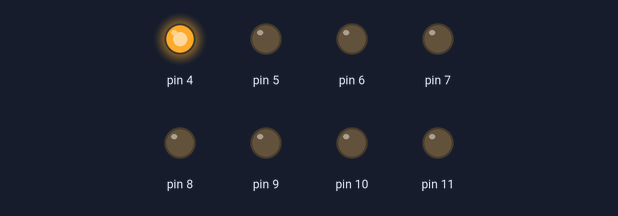
Simulated run of this sketch. Board: Arduino Uno, built with avr-gcc and run on an emulated ATmega328P. Parts: output pins drawn as LEDs (lit = HIGH).

Above: at 0.15 s.
At 1.35 s:
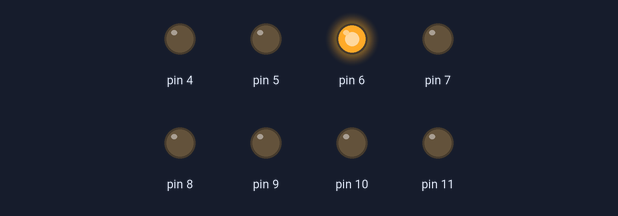
At 2.55 s:
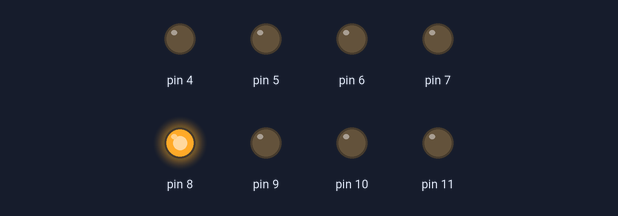
At 5.55 s:
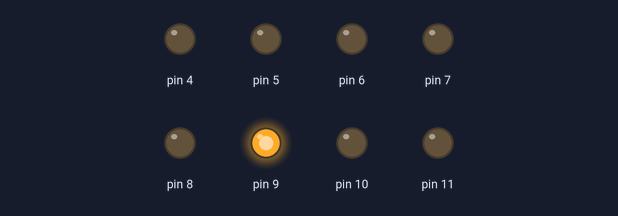
At 7.95 s:
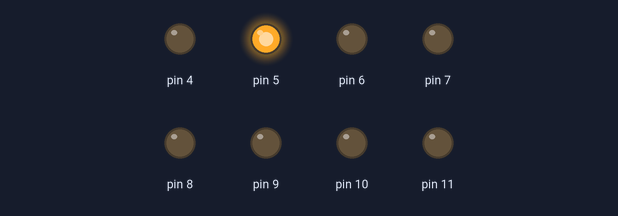
At 10.65 s:
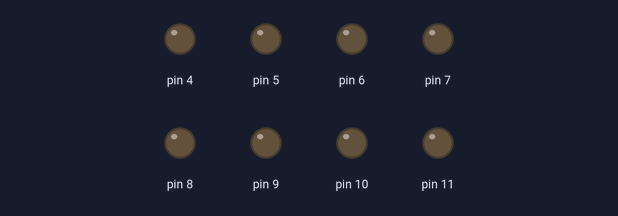
Timing chart, 0 to 10.9 s (numbered marks = the images above):
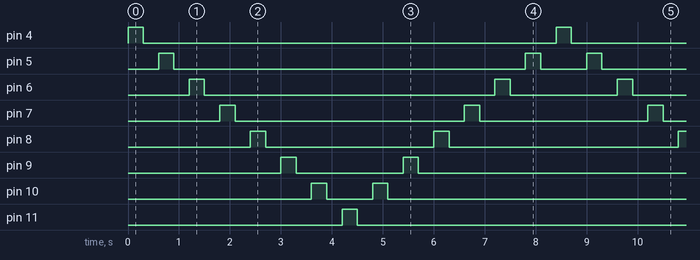

The sketch:

leds8-start.ino
```cpp
/*
    Códigos con LED x 8
    <  W  >

*/

#define delTime 300

void setup() {
  for(int i = 4; i <=11; i++)
  {
    pinMode(i, OUTPUT);
  }

}

void loop() {

/*
  //enciende los leds una sola vez
  for(int i = 4; i <=11; i++)
  {
    digitalWrite(i, HIGH);
  }
*/

  //enciende y apaga cada led con un retraso de 500ms de derecha a izquierda
  for(int i = 4; i <11; i++)
  {
    digitalWrite(i, HIGH);
    delay(delTime);
    digitalWrite(i, LOW);
    delay(delTime);
  }

  //enciende y apaga cada led con un retraso de 500ms de izquierda a derecha
  for(int i = 11; i >4; i--)
  {
    digitalWrite(i, HIGH);
    delay(delTime);
    digitalWrite(i, LOW);
    delay(delTime);
  }
}
```

Measured:
- by itself, pin 4, pin 11: alternates HIGH for 0.30 s and LOW for 8.1 s
- by itself, pin 5: repeats every 8.4 s: LOW 6.9 s, HIGH 0.30 s, LOW 0.90 s, HIGH 0.30 s
- by itself, pin 6: repeats every 8.4 s: LOW 5.7 s, HIGH 0.30 s, LOW 2.1 s, HIGH 0.30 s
- by itself, pin 7: repeats every 8.4 s: LOW 4.5 s, HIGH 0.30 s, LOW 3.3 s, HIGH 0.30 s
- by itself, pin 8: repeats every 8.4 s: LOW 3.3 s, HIGH 0.30 s, LOW 4.5 s, HIGH 0.30 s
- by itself, pin 9: repeats every 8.4 s: LOW 2.1 s, HIGH 0.30 s, LOW 5.7 s, HIGH 0.30 s
- by itself, pin 10: repeats every 8.4 s: LOW 0.90 s, HIGH 0.30 s, LOW 6.9 s, HIGH 0.30 s
